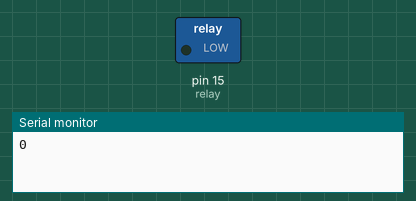
Simulated run of this sketch. Board: Arduino Uno, built with avr-gcc and run on an emulated ATmega328P. On the bench: switched loads named in the sketch (green lamp = pin HIGH), the last lines printed to the serial monitor.

Above: at 5.0 s.
At 15.0 s:
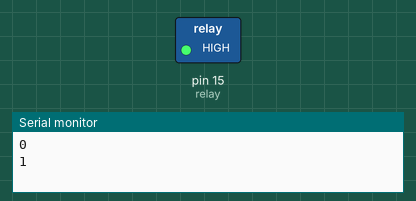
Timing chart, 0 to 26.0 s (numbered marks = the images above):
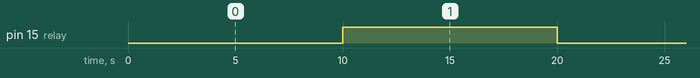

The sketch:

relay_esp.ino
```cpp
#define relay 15

bool state = false;

void setup()
{
  Serial.begin(115200);

  pinMode(relay, OUTPUT);
}

void loop()
{
  Serial.println(state);

  digitalWrite(relay, state);

  state = !state;

  delay(10000);
}
```

Measured:
- by itself, pin 15 (relay): alternates HIGH for 10.0 s and LOW for 10.0 s
